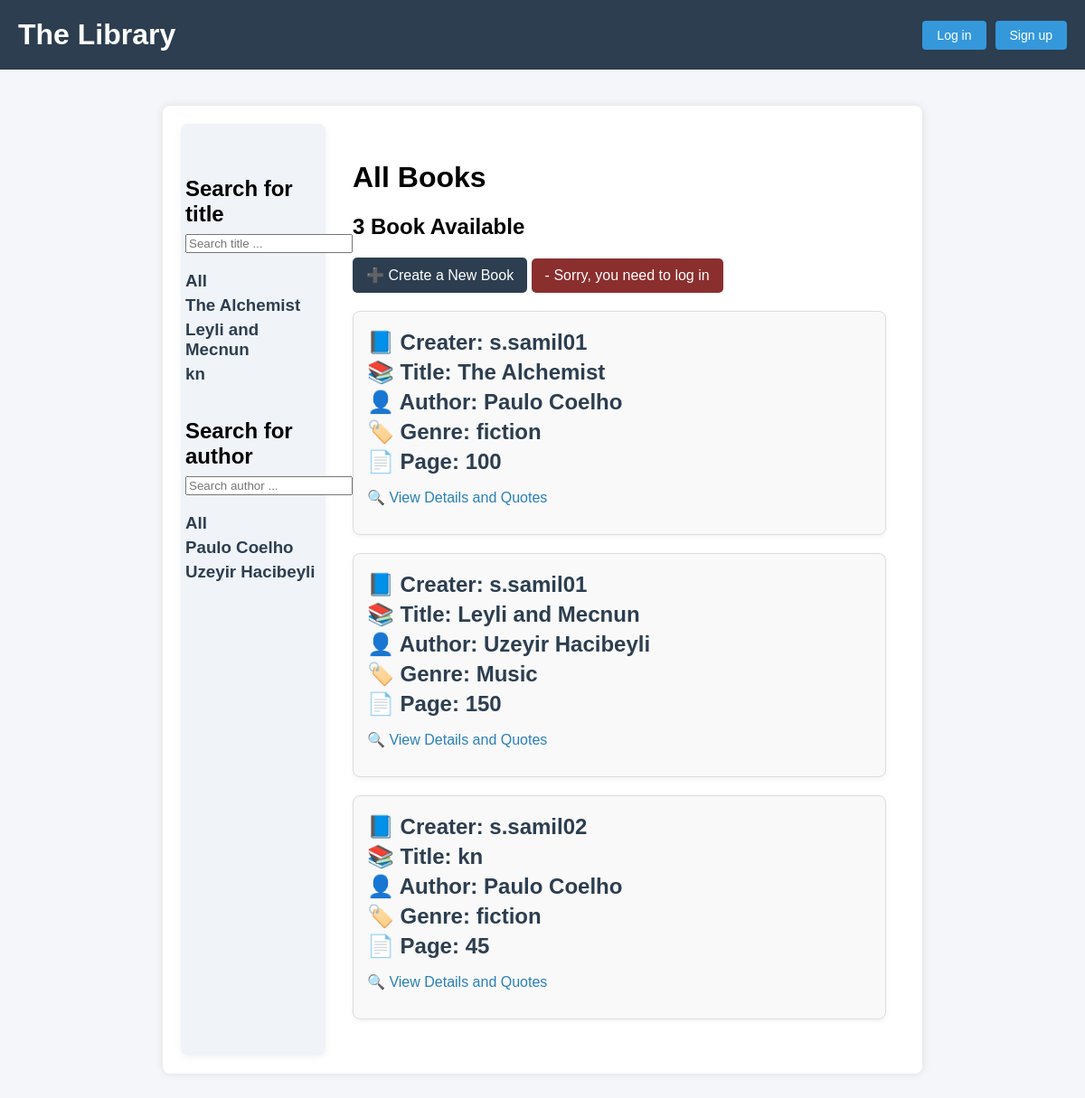
The page / on the database its author committed.
### journal/models.py (models this page shows, shortened)
class Author(models.Model):
    name = models.CharField(max_length=50, null=False, blank=False)
    birthday = models.DateField()
    def __str__(self):
        return self.name

class Book(models.Model):
    user = models.ForeignKey(User, on_delete=models.CASCADE, null=True, blank=False)
    title = models.CharField(max_length=50, null=False, blank=False)
    author = models.ForeignKey(Author, on_delete=models.CASCADE)
    genre = models.ForeignKey(Genre, on_delete=models.CASCADE)
    page = models.IntegerField(null=True, blank=True,
                               validators=[MinValueValidator(0), MaxValueValidator(2000)])
    created_date = models.DateTimeField(auto_now_add=True)
    unique_id = models.IntegerField(default=generate_unique_id(1000, 9999),
                                    unique=True, blank=True,
                                    null=True, editable=False)

class Genre(models.Model):
    genre = models.CharField(max_length=50, null=False, blank=False)
    def __str__(self):
        return self.genre

### journal/views.py (the view)
# urls.py: path('', views.book_list, name = 'book'),
def book_list(request):
    title = request.GET.get('title') if request.GET.get('title') != None else ''
    author = request.GET.get('author') if request.GET.get('author') != None else ''
    books = Book.objects.filter(
        Q(title__icontains = title),
        Q(author__name__icontains=author))
    books_titles = Book.objects.values_list('title', flat=True).distinct()
    books_authors = Book.objects.values_list('author__name', flat=True).distinct()
    context = {'books': books,
               'book_count': books.count(),
               'books_titles': books_titles,
               'books_authors': books_authors}
    return render(request, 'journal/book.html', context)

### journal/templates/journal/book.html (shortened to what this page needs)
{% extends 'journal/main.html' %}
{% block content %}
<div style="display: flex;">
    <div class="left-container" style="width: 20%; min-width: 150px;">
        <h2 id="searchH2">Search for title</h2>
        <form id="formSearch" action="{% url 'book' %}" method="GET">
            <input type="text" name="title" placeholder="Search title ...">
        </form>
        <div>
            <a class="link" href="{% url 'book' %}"><h3>All</h3></a>
        </div>
        {% for book_name in books_titles%}
        <div>
            <a class="link" href="{% url 'book' %}?title={{book_name}}"><h3>{{book_name}}</h3></a>
        </div>
        {% endfor %}
        <h2 id="searchH2">Search for author</h2>
        <form id="formSearch" action="{% url 'book' %}" method="GET">
            <input type="text" name="author" placeholder="Search author ...">
        </form>
        <div>
            <a class="link" href="{% url 'book' %}"><h3>All</h3></a>
        </div>
        {% for book_author in books_authors%}
        <div>
            <a class="link" href="{% url 'book' %}?author={{book_author}}"><h3>{{book_author}}</h3></a>
        </div>
        {% endfor %}
    </div>
    <div class="container" style="width: 80%;">
        <h1>All Books</h1>
        <h2>{{book_count}} Book Available</h2>
        <a class="create-book-link" href="{% url 'createBook' %}">
            ➕ Create a New Book
        </a>
        {% if not request.user.is_authenticated %}
            <span class="login-required-message">- Sorry, you need to log in</span>
        {% endif %}
        {% for book in books %}
        <div class="book-card">
            <h2>📘 Creater: {{ book.user }}</h2>
            <h2>📚 Title: {{ book.title }}</h2>
            <h2>👤 Author: {{ book.author }}</h2>
            <h2>🏷️ Genre: {{ book.genre }}</h2>
            <h2>📄 Page: {{ book.page }}</h2>
            <p>🔍 <a class="details-link" href="{% url 'book-details' book.unique_id %}">View Details and Quotes</a></p>
        </div>
        {% empty %}
            <p>No books found.</p>
        {% endfor %}
    </div>
</div>
{% endblock content %}

### journal/templates/journal/main.html (shortened to what this page needs)
<!DOCTYPE html>
<html lang="en">
<head>
</head>
<body>
    <header>
        <a href="{% url 'book' %}"><h1>The Library</h1></a>
        {% if not request.user.is_authenticated %}
            <div class="auth-buttons">
                <a href="{% url 'login' %}" class="login-signin-btn">Log in</a>
                <a href="{% url 'signup' %}" class="login-signin-btn">Sign up</a>
            </div>
        {% else %}
            <h1>Hello, {{request.user}}</h1>
            <a href="{% url 'logout' %}" class="login-signin-btn">Log out</a>
        {% endif %}
    </header>
    <main>
        {% block content %}
        {% endblock content %}
    </main>
</body>
</html>

### journal/templates/journal/main.html (style rules this page uses)
body { font-family: Arial, sans-serif; background-color: #f4f6f9; margin: 0; padding: 0; }
header { background-color: #2c3e50; color: white; padding: 20px; display: flex; justify-content: space-between; align-items: center; }
header h1 { margin: 0; }
header a { color: white; text-decoration: none; }
.login-signin-btn { background-color: #3498db; color: white; padding: 8px 16px; border: none; border-radius: 4px; text-decoration: none; font-size: 14px; transition: background-color 0.3s ease; }
.auth-buttons { display: flex; gap: 10px; }
main { max-width: 800px; margin: 40px auto; padding: 20px; background-color: white; border-radius: 8px; box-shadow: 0 0 10px rgba(0, 0, 0, 0.1); }

### journal/templates/journal/book.html (style rules this page uses)
.container { padding: 20px; }
.left-container { padding-top: 20px; padding-left: 5px; padding-right: 5px; background-color: #f0f4f8; border-radius: 8px; margin-right: 10px; box-shadow: 0 2px 8px rgba(0, 0, 0, 0.05); }
.create-book-link, .login-required-message { display: inline-block; margin-bottom: 20px; background-color: #2c3e50; color: white; padding: 10px 15px; border-radius: 5px; text-decoration: none; }
.login-required-message { background-color: #8b2e2e; }
.book-card { background-color: #f9f9f9; border: 1px solid #ddd; padding: 15px; border-radius: 8px; margin-bottom: 20px; box-shadow: 0 2px 5px rgba(0,0,0,0.05); }
.book-card h2 { margin: 5px 0; color: #2c3e50; }
#searchH2 { padding-top: 30px; margin: 8px 0; }
h3 { margin: 5px 0; color: #2c3e50; }
.details-link { color: #2980b9; text-decoration: none; }
.link { text-decoration: none; }
#formSearch { margin-bottom: 20px; }

### rows shown on the page
Author: name "Paulo Coelho"
Author: name "Uzeyir Hacibeyli"
Book: user "s.samil01", title "The Alchemist", author "Paulo Coelho", genre "fiction", page "100"
Book: user "s.samil01", title "Leyli and Mecnun", author "Uzeyir Hacibeyli", genre "Music", page "150"
Book: user "s.samil02", title "kn", author "Paulo Coelho", genre "fiction", page "45"

### other values the page prints
{{ book_name }} "The Alchemist" "Leyli and Mecnun" "kn"
{{ book_count }} "3"
